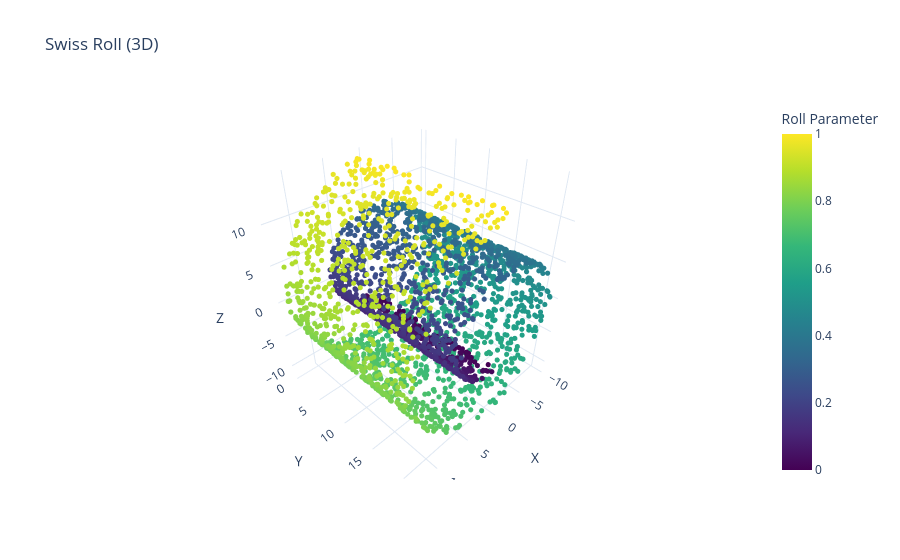
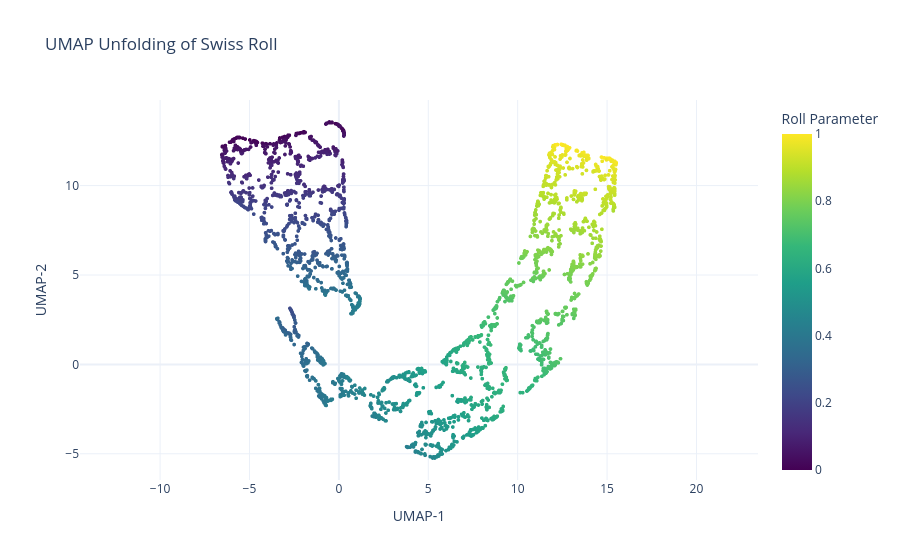

Notebook code cell kept with these figures, in order:
### Code cell
import numpy as np
import plotly.express as px
from sklearn.datasets import make_swiss_roll
import umap.umap_ as umap
from sklearn.manifold import TSNE
# -----------------------------
# Generate Swiss Roll
# -----------------------------
n_samples = 3000
X, t = make_swiss_roll(n_samples=n_samples, noise=0.0)

# Normalize t for clean color mapping
t_norm = (t - t.min()) / (t.max() - t.min())

# -----------------------------
# 3D Plotly Swiss Roll
# -----------------------------
fig_3d = px.scatter_3d(
    x=X[:, 0],
    y=X[:, 1],
    z=X[:, 2],
    color=t_norm,
    color_continuous_scale="Viridis",
    title="Swiss Roll (3D)",
    labels={"color": "Roll Parameter"},
)

fig_3d.update_traces(marker=dict(size=3))
fig_3d.update_layout(
    scene=dict(
        xaxis_title="X",
        yaxis_title="Y",
        zaxis_title="Z",
    ),
    template="plotly_white",
)

fig_3d.show()

# -----------------------------
# UMAP Dimensionality Reduction
# -----------------------------
reducer = TSNE(
    n_components=2,
    perplexity=15,   # roughly analogous to n_neighbors
    random_state=42,
    init="random",   # or "pca"
    learning_rate="auto"
)

X_Umap = reducer.fit_transform(X)

# -----------------------------
# 2D Plotly UMAP Result
# -----------------------------
fig_2d = px.scatter(
    x=X_umap[:, 0],
    y=X_umap[:, 1],
    color=t_norm,
    color_continuous_scale="Viridis",
    title="UMAP Unfolding of Swiss Roll",
    labels={
        "x": "UMAP-1",
        "y": "UMAP-2",
        "color": "Roll Parameter",
    },
)

fig_2d.update_traces(marker=dict(size=4))
fig_2d.update_layout(
    template="plotly_white",
    xaxis=dict(scaleanchor="y", scaleratio=1),
)

fig_2d.show()

### Figure 1 — Plotly figure (JSON) as saved in the notebook; plotly's stock layout.template omitted (floating-point values rounded to 4 significant figures; data arrays with more than 128 entries replaced by an {"elided": "..."} marker saying what was removed)
{"data": [{"hovertemplate": "x=%{x}<br>y=%{y}<br>z=%{z}<br>Roll Parameter=%{marker.color}<extra></extra>", "legendgroup": "", "marker": {"color": {"elided": "3000 float values"}, "coloraxis": "coloraxis", "size": 3, "symbol": "circle"}, "mode": "markers", "name": "", "scene": "scene", "showlegend": false, "type": "scatter3d", "x": {"elided": "3000 float values"}, "y": {"elided": "3000 float values"}, "z": {"elided": "3000 float values"}}], "layout": {"coloraxis": {"colorbar": {"title": {"text": "Roll Parameter"}}, "colorscale": [[0, "#440154"], [0.1111, "#482878"], [0.2222, "#3e4989"], [0.3333, "#31688e"], [0.4444, "#26828e"], [0.5556, "#1f9e89"], [0.6667, "#35b779"], [0.7778, "#6ece58"], [0.8889, "#b5de2b"], [1, "#fde725"]]}, "legend": {"tracegroupgap": 0}, "scene": {"domain": {"x": [0, 1], "y": [0, 1]}, "xaxis": {"title": {"text": "X"}}, "yaxis": {"title": {"text": "Y"}}, "zaxis": {"title": {"text": "Z"}}}, "title": {"text": "Swiss Roll (3D)"}}}

### Figure 2 — Plotly figure (JSON) as saved in the notebook; plotly's stock layout.template omitted (floating-point values rounded to 4 significant figures; data arrays with more than 128 entries replaced by an {"elided": "..."} marker saying what was removed)
{"data": [{"hovertemplate": "UMAP-1=%{x}<br>UMAP-2=%{y}<br>Roll Parameter=%{marker.color}<extra></extra>", "legendgroup": "", "marker": {"color": {"elided": "3000 float values"}, "coloraxis": "coloraxis", "size": 4, "symbol": "circle"}, "mode": "markers", "name": "", "showlegend": false, "type": "scattergl", "x": {"elided": "3000 float values"}, "xaxis": "x", "y": {"elided": "3000 float values"}, "yaxis": "y"}], "layout": {"coloraxis": {"colorbar": {"title": {"text": "Roll Parameter"}}, "colorscale": [[0, "#440154"], [0.1111, "#482878"], [0.2222, "#3e4989"], [0.3333, "#31688e"], [0.4444, "#26828e"], [0.5556, "#1f9e89"], [0.6667, "#35b779"], [0.7778, "#6ece58"], [0.8889, "#b5de2b"], [1, "#fde725"]]}, "legend": {"tracegroupgap": 0}, "title": {"text": "UMAP Unfolding of Swiss Roll"}, "xaxis": {"anchor": "y", "domain": [0, 1], "scaleanchor": "y", "scaleratio": 1, "title": {"text": "UMAP-1"}}, "yaxis": {"anchor": "x", "domain": [0, 1], "title": {"text": "UMAP-2"}}}}
